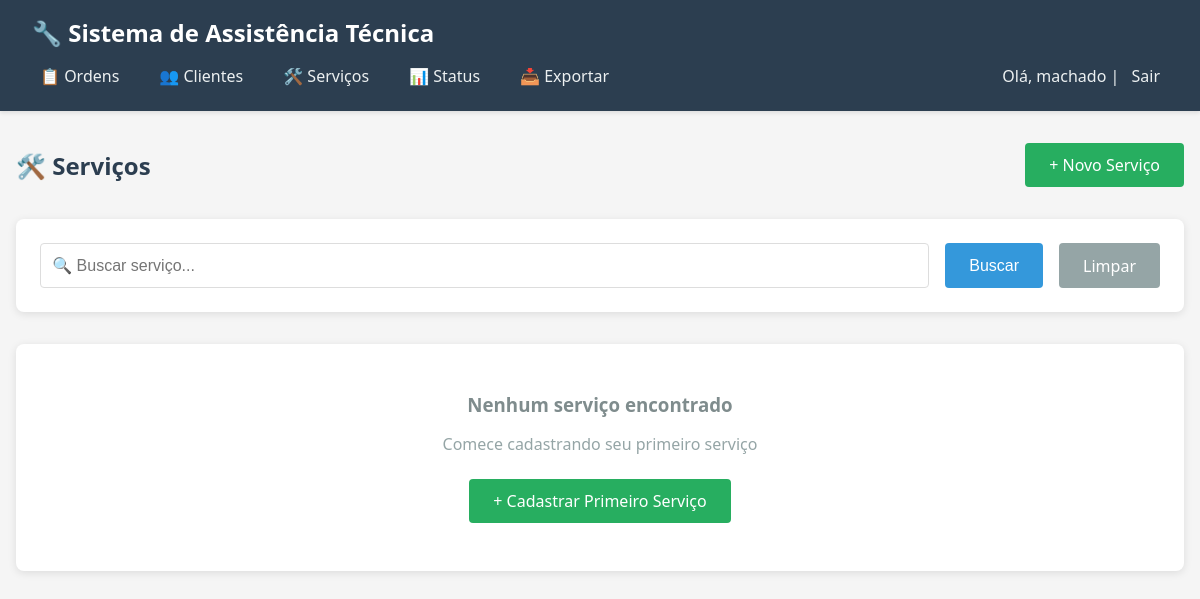
The page /servicos/ (signed in) on the database as committed earlier.
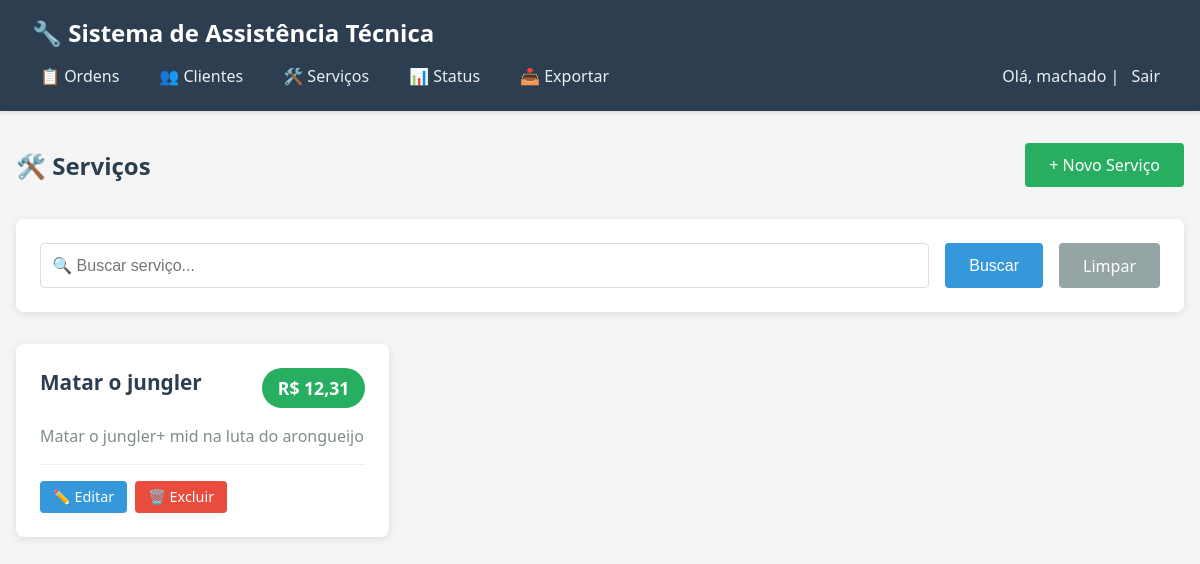
The same page on the database as committed later.
### core/models.py (models this page shows, shortened)
class Servico(models.Model):
    nome = models.CharField(max_length=100, verbose_name="Nome")
    descricao = models.TextField(verbose_name="Descrição")
    preco = models.DecimalField(max_digits=8, decimal_places=2, verbose_name="Preço")
    class Meta:
        verbose_name = "Serviço"
        verbose_name_plural = "Serviços"
        ordering = ['nome']

### core/views.py (the view)
# urls.py: path('servicos/', views.lista_servicos, name='lista_servicos'),
@login_required
def lista_servicos(request):
    servicos = Servico.objects.all().order_by('nome')
    busca = request.GET.get('busca')
    if busca:
        servicos = servicos.filter(nome__icontains=busca)
    return render(request, 'core/lista_servicos.html', {'servicos': servicos})

### core/templates/core/lista_servicos.html (shortened to what this page needs)
{% extends 'core/base.html' %}
{% block content %}
<div class="header-section">
    <h2>🛠️ Serviços</h2>
    <a href="{% url 'criar_servico' %}" class="btn btn-success">+ Novo Serviço</a>
</div>
<div class="search-section">
    <form method="get" class="search-form">
        <input type="text" name="busca" placeholder="🔍 Buscar serviço..." value="{{ request.GET.busca }}">
        <button type="submit" class="btn">Buscar</button>
        <a href="{% url 'lista_servicos' %}" class="btn btn-secondary">Limpar</a>
    </form>
</div>
{% if servicos %}
    <div class="cards-grid">
        {% for servico in servicos %}
        <div class="servico-card">
            <div class="servico-header">
                <h3>{{ servico.nome }}</h3>
                <span class="servico-preco">R$ {{ servico.preco }}</span>
            </div>
            <p class="servico-descricao">{{ servico.descricao }}</p>
            <div class="card-actions">
                <a href="{% url 'editar_servico' servico.pk %}" class="btn btn-small">✏️ Editar</a>
                <a href="{% url 'excluir_servico' servico.pk %}" class="btn btn-danger btn-small">🗑️ Excluir</a>
            </div>
        </div>
        {% endfor %}
    </div>
{% else %}
    <div class="empty-state">
        <h3>Nenhum serviço encontrado</h3>
        <p style="color: #95a5a6; margin-bottom: 1.5rem;">
            {% if request.GET.busca %}
                Tente ajustar a busca
            {% else %}
                Comece cadastrando seu primeiro serviço
            {% endif %}
        </p>
        <a href="{% url 'criar_servico' %}" class="btn btn-success">+ Cadastrar Primeiro Serviço</a>
    </div>
{% endif %}
{% endblock %}

Rows that differ between the two databases and show on the page:
added Servico: nome "Matar o jungler", preco "12,31", descricao "Matar o jungler+ mid na luta do arongueijo"
Other text that changed with them:
text no longer shown: "Nenhum serviço encontrado Comece cadastrando seu primeiro serviço + Cadastrar Primeiro Serviço"
